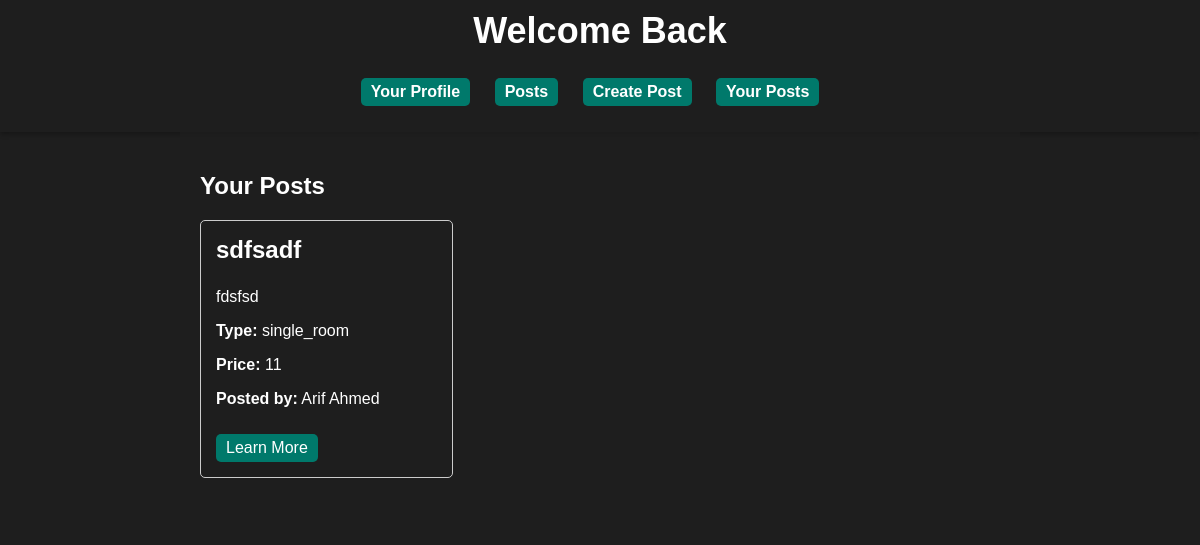
The page /users/teertho/posts/own/ (signed in) on the database as committed earlier.
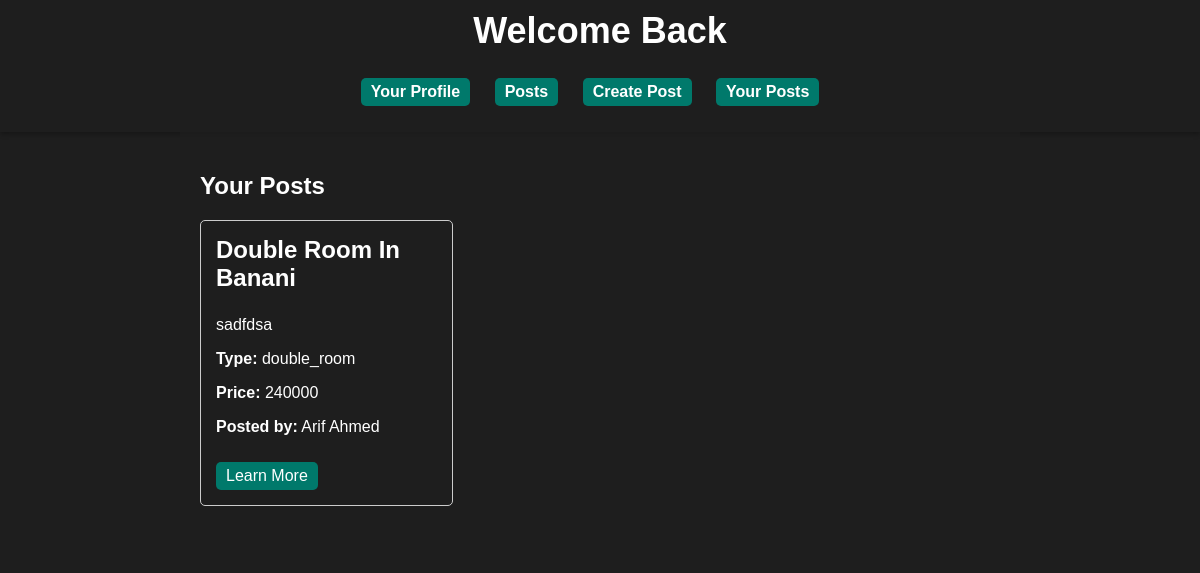
The same page on the database as committed later.
### users/models.py (models this page shows)
class DormRoom(models.Model):
    title = models.CharField(max_length=255)
    content = models.TextField()
    popularity = models.IntegerField(default=0)
    type = models.CharField(max_length=50)
    price = models.CharField(max_length=20)
    link = models.URLField(max_length=200, null=True)
    posted_by = models.ForeignKey(Register, on_delete=models.CASCADE)
    comments = models.ManyToManyField(Comment, blank=True)

class Register(models.Model):
    username=models.CharField(max_length=30)
    email=models.EmailField()
    password=models.CharField(max_length=100)
    nid=models.IntegerField()

### users/views.py (the view)
# urls.py: path('<str:username>/posts/own/', views.own_posts, name='own_posts'),
def own_posts(request, username):
    username = request.session.get('username')
    user = get_object_or_404(Register, username=username)
    posts = DormRoom.objects.filter(posted_by = user)
    return render(request, 'own_posts.html', {'details' : posts, 'username' : username})

### users/templates/own_posts.html
{% extends "profile_base.html" %}
{% block content %}
<body style="background-image: url('/static/bg8.gif'); background-size: cover;">
    <h2>Your Posts</h2>
    <div class="room-grid">
        {% for room in details %}
            <div class="room-card">
                <h3>{{ room.title }}</h3>
                <p style="
                    display: -webkit-box;
                    -webkit-line-clamp: 4;
                    -webkit-box-orient: vertical;
                    overflow: hidden;">{{ room.content }}</p>
                <p><strong>Type:</strong> {{ room.type }}</p>
                <p><strong>Price:</strong> {{ room.price }}</p>
                <p><strong>Posted by:</strong> {{room.posted_by.username}}</p>
                <a href="{{ room.link }}" target="_blank">Learn More</a>
            </div>
        {% endfor %}
    </div>
</body>
{% endblock %}

Rows that differ between the two databases and show on the page:
removed DormRoom: title "sdfsadf", content "fdsfsd", type "single_room", price "11", posted_by.username "Arif Ahmed"
added DormRoom: title "Double Room In Banani", content "sadfdsa", type "double_room", price "240000", posted_by.username "Arif Ahmed"
